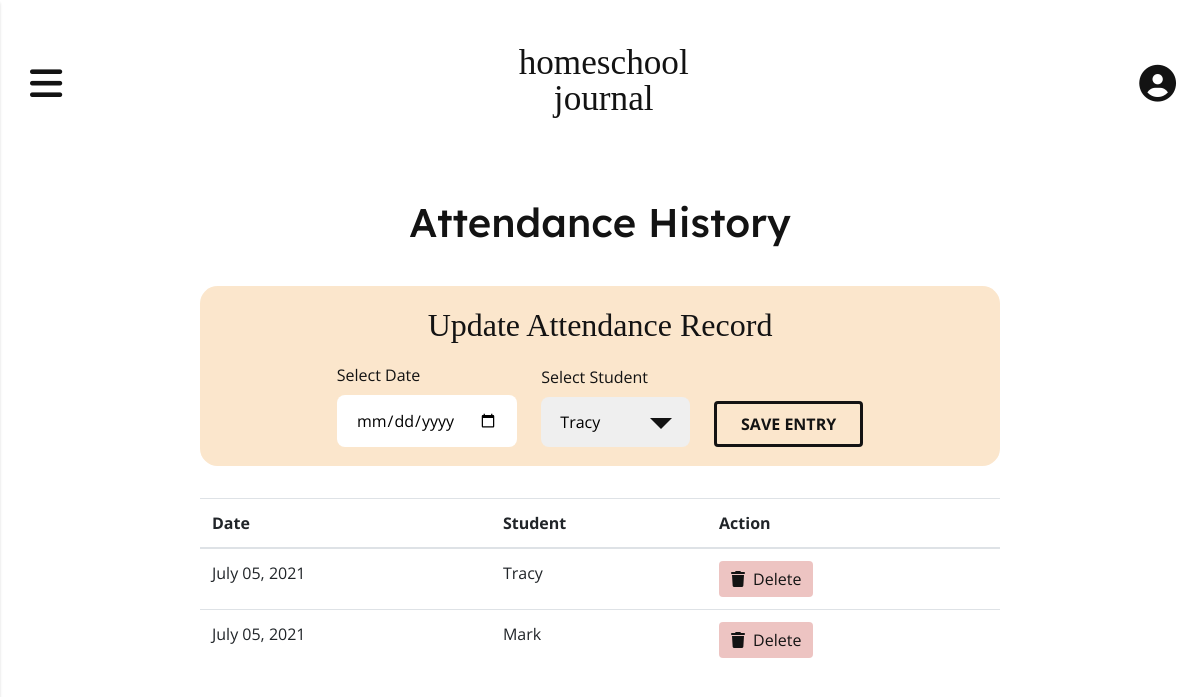
/attendance (signed in), run on the app's committed database.
### app/models.py (models this page shows, shortened)
class Attendance(db.Model):
    id = db.Column(db.Integer, primary_key=True)
    user_id = db.Column(db.Integer, db.ForeignKey('user.id'), index=True)
    attendance_date = db.Column(db.DateTime, nullable=False, index=True)
    student_id = db.Column(db.Integer, db.ForeignKey('student.id'))

class Student(db.Model):
    id = db.Column(db.Integer, primary_key=True)
    student_name = db.Column(db.String(64), index=True)
    user_id = db.Column(db.Integer, db.ForeignKey('user.id'))
    attendance = db.relationship('Attendance', backref='student', lazy='dynamic')
    activities = db.relationship('Activity', backref='student', lazy='dynamic')
    def __str__(self):
        return self.student_name

### app/routes.py (the view, shortened to what this page needs)
@app.route('/attendance', methods=('GET', 'POST'))
@login_required
def attend():
    attendance_records = current_user.attendance.order_by(Attendance.attendance_date.desc()).all()
    students = current_user.students
    form = AddAttendanceForm()
    form.student.choices = students
    return render_template('attend.html', attendance_records=attendance_records, form=form)

### app/forms.py
class AddAttendanceForm(FlaskForm):
    attendance_date = DateField('Select Date', format='%Y-%m-%d')
    student = SelectField(u'Select Student', choices=[])
    submit = SubmitField('Save Entry')

### app/__init__.py (called while the page is built)
@app.template_filter()
def datetime_format_filter(value, format='%B %d, %Y'):
    return value.strftime(format)

### app/models.py (called while the page is built)
@login.user_loader
def load_user(id):
    return User.query.get(int(id))

### app/templates/attend.html (shortened to what this page needs)
{% extends 'base.html' %}
{% block content %}
    <div class="attendance-history">
        <h1 class="attendance-history__title">Attendance History</h1>
        <div class="attendance-history__form-wrapper">
            <h2 class="attendance-history__form-title">Update Attendance Record</h2>
            <form method="POST" action="/attendance" class="attendance-history__form" role="form" novalidate>
                <div class="form-group attendance-history__field">
                    {{ form.attendance_date.label }}
                    {{ form.attendance_date(class_='attendance__field-input') }}
                </div>
                <div class="form-group attendance-history__field">
                    {{ form.student.label }}
                    <div class="attendance__student-input">
                        {{ form.student(class_='attendance__field-input attendance__field-input--student') }}
                    </div>
                </div>
                <p>{{ form.submit(class_='btn attendance__btn attendance__btn--history') }}</p>
            </form>
        </div>
        <table class="table table-hover">
            <thead>
                <tr>
                    <th>Date</th>
                    <th>Student</th>
                    <th>Action</th>
                </tr>
            </thead>
            <tbody>
                {% for record in attendance_records %}
                <tr>
                    <td>{{ record.attendance_date | datetime_format_filter }}</td>
                    <td>{{ record.student }}</td>
                    <td><a href="{{ url_for('delete_attendance', id=record.id) }}" class="btn btn-delete btn-xs" onclick="return confirm('Are you sure you want to delete?')"><i class="fas fa-trash controls-icon"></i>Delete</a></td>
                </tr>
                {% endfor %}
            </tbody>
        </table>
    </div>
{% endblock %}

### app/static/style.css (style rules this page uses)
:root { --black: #131313; --white: #FFFFFF; --bg-light: #EBF6F2; --bg-navbar: #DEDBFE; --bg-dark: #167973; --bg-activity-display: hsla(245, 100%, 95%, 0.9); --bg-completed: hsla(160, 36%, 88%, 1); --bg-notcompleted: hsla(246, 91%, 65%, 0.21); --bg-cell-hover: hsla(245, 100%, 96%, 1); --completed-color: hsla(176, 69%, 28%, 1); --notcompleted-color: hsla(246, 54%, 53%, 1); --content-bg-light: #D7ECE5; --attendance-bg:#FBE6CC; --link-color: #6354F7; --link-hover-color: #872CA7; --highlight-color: #6354F7; --btn-bright: #6354F7; --btn-bright-hover: #872CA7; --btn-activity-display: hsla(246, 91%, 65%, 1); --btn-activity-display-hover: hsla(246, 91%, 55%, 1); --btn-bg-color-light: #C7C4E3; --btn-edit: hsla(33, 85%, 89%, 1); --btn-details: hsla(220, 78%, 89%, 1); --btn-delete: hsla(3, 56%, 49%, 0.3); --btn-edit-hover: hsla(33, 85%, 79%, 1); --btn-details-hover: hsla(220, 78%, 79%, 1); --btn-delete-hover: hsla(3, 66%, 42%, 0.4); --alert-color: rgba(196, 61, 55, 0.3); --header-icon-hover-color: #872CA7; --border-light: #dee2e6; }
*, *:before, *:after { box-sizing: border-box; }
p { margin: 0; padding: 0; }
body { margin: 0; padding: 0; background-color: var(--white); color: #131313; font-family: 'Open Sans', sans-serif; font-weight: 400; }
a { text-decoration:none; color: var(--link-color); cursor: pointer; }
h1, h2, h3, h4 { font-family: "Lexend Deca", serif; }
.btn { border: unset; cursor: pointer; }
.btn-delete { background-color: var(--btn-delete); color: var(--black); }
.controls-icon { margin-right: 0.5em; }
.attendance__field-input { width: 100%; border: unset; padding: 0.8em 1.2em; border-radius: 0.5em; cursor: pointer; }
.attendance__student-input { position: relative; }
.attendance__field-input--student { padding-right: 2em; appearance: none; -moz-appearance: none; -webkit-appearance: none; }
.attendance__btn { text-align: center; border: 3px solid var(--black); color: var(--black); text-transform: uppercase; font-weight: 700; padding: 0.5em 1.5em; }
.attendance-history { display: flex; flex-direction: column; justify-content: center; max-width: 800px; margin: 0 auto; align-items: center; }
.attendance-history__title, .attendance-history__form-title { text-align: center; }
.attendance-history__form-title { font-family: 'Zilla Slab', serif; }
.attendance-history__form-wrapper { margin: 2em auto; background: var(--attendance-bg); padding: 1.75em 1.5em; border-radius: 1.1em; width: 100%; max-width: 500px; }
.attendance-history__form { margin-top: 1.5em; }
.attendance__btn--history { display: block; margin: 0 auto; margin-top: 1.3em; }
@media screen and (min-width: 968px) { .attendance-history__form-wrapper { max-width: 100%; padding: 1.2em 1.5em; } }
@media screen and (min-width: 968px) { .attendance-history__form { display: flex; max-width: 70%; justify-content: center; align-items: flex-end; margin: 1.2em auto 0; } }
@media screen and (min-width: 968px) { .attendance-history__field { margin-bottom: 0; margin-right: 1.5em; flex-grow: 1; width: 100%; } }

### data on the page
Attendance: attendance_date "July 05, 2021", student "Tracy"
Attendance: attendance_date "July 05, 2021", student "Mark"
